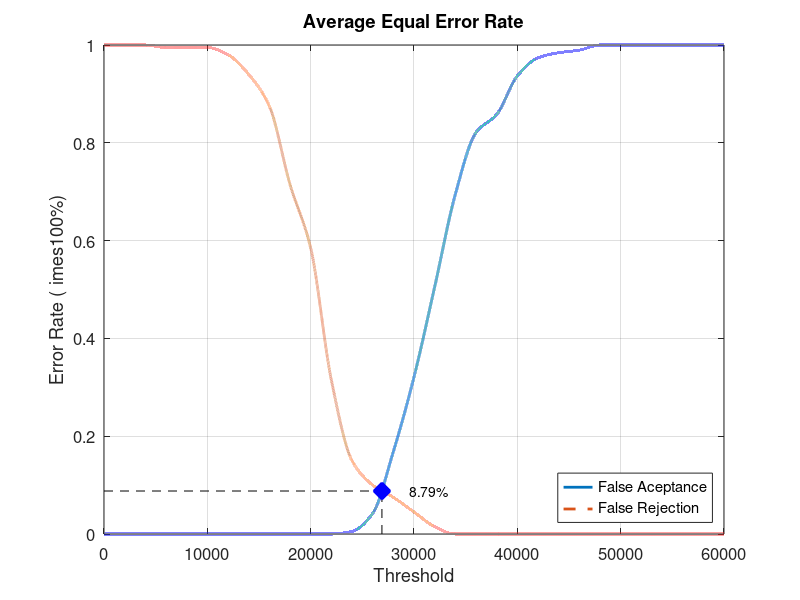
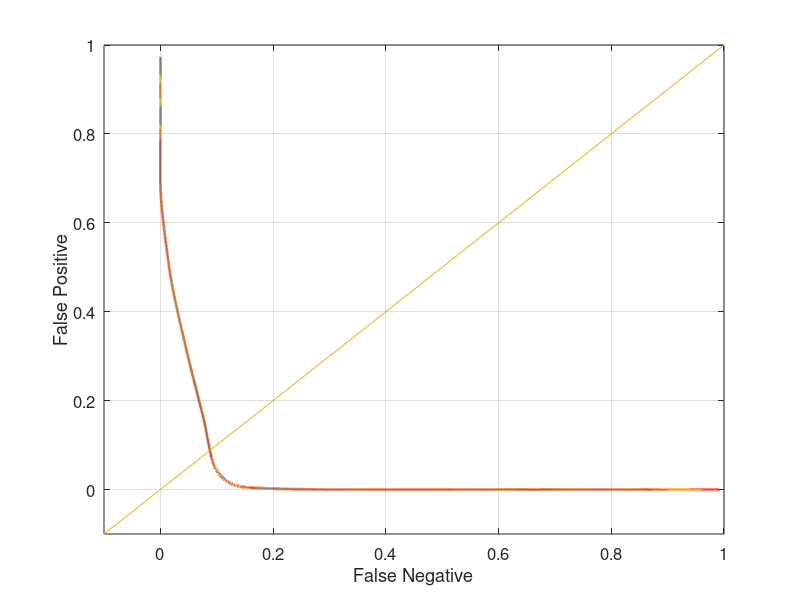

Write MATLAB code to recreate these figures, in order.
close all;
clear;
clc;
x = 0:2000:60000;
xq = 0:0.5:60000;

y0 = [0 0 0 0 0 0 0 0 0 0 0 0 0.00526316 0.0421053 0.168421 0.321053 0.505263 0.694737 0.821053 0.857895 0.936842 0.973684 0.984211 0.989474 1 1 1 1 1 1 1]
yy0 = interp1(x, y0, xq, 'pchip');
y1 = [1 1 1 0.995 0.995 0.995 0.98 0.94 0.875 0.715 0.585 0.315 0.15 0.1 0.075 0.045 0.015 0 0 0 0 0 0 0 0 0 0 0 0 0 0]
yy1 = interp1(x, y1, xq, 'pchip');

% Calculating EER: 
y2 = abs(y0 - y1);
find(y2 == min(y2))
yy2 = abs(yy0 - yy1);
xEER = find(yy2 == min(yy2));
xEERIndex = xq(xEER) % X-axis EER
yEER = yy0(xEER) % Y-axis EER

main = figure
plot(xq, yy0,'-','LineWidth', 2);	hold on
plot(xq, yy1,'--','LineWidth', 2);	hold on
plot([xEERIndex xEERIndex], [0 yEER], 'k--');	hold on
plot([0 xEERIndex], [yEER yEER], 'k--');	hold on
plot(xEERIndex, yEER, 'bx', 'LineWidth', 10);	hold on
text(xEERIndex + 10 * xEERIndex / 100, yEER, [num2str(round((10000 * yEER)) / 100) '%'])
legend('False Aceptance', 'False Rejection', 'Location', 'SouthEast')
xlabel('Threshold')
ylabel('Error Rate (	imes100%)')
title('Average Equal Error Rate')
set(gca, 'FontSize', 12)
axis([0 60000 0 1])
grid on

print(main, 'Database4_3Main', '-dpng');
FNRxFPR = figure('Color', [1 1 1]);
plot(yy1, yy0, '-', yy1, yy0, 'LineWidth', 2);
hold on
y = -0.1:0.1:1
plot(y, y); 
set(gca, 'FontSize', 12)
xlabel('False Negative')
ylabel('False Positive')
axis([-0.1 1 -0.1 1])
set(gca, 'FontSize', 12)
grid on

print(FNRxFPR, 'Database4_3FNRxFPR','-dpng');
